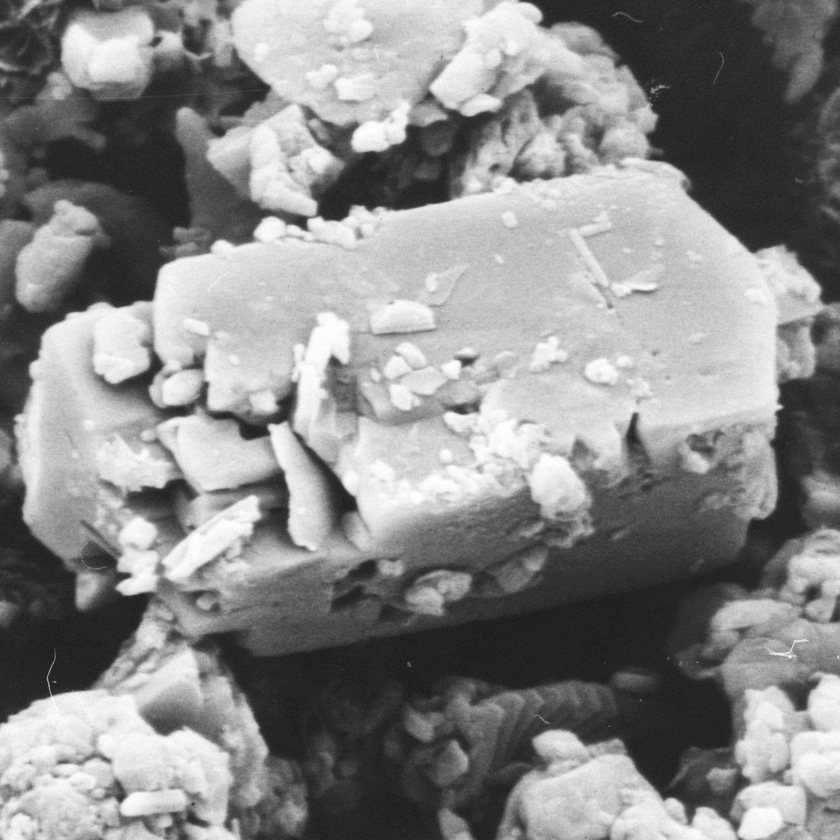
#> input picture traits/examples/introduction/images/sample_0001.png, 840 x 840 px, shrunk from 2048 x 2048 before the run, found by its file name
$ python 0_introduction.py
#> lines starting #> are read from the running program, lines starting #| are printed output that depends on the picture; after the words box and inside, x2 and y2 are one past the last pixel; in counts of white or black regions, pixels touching at a corner belong together
# (C) Copyright 2005-2026 Enthought, Inc., Austin, TX
# All rights reserved.
#
# This software is provided without warranty under the terms of the BSD
# license included in LICENSE.txt and may be redistributed only under
# the conditions described in the aforementioned license. The license
# is also available online at http://www.enthought.com/licenses/BSD.txt
#
# Thanks for using Enthought open source!

"""
Introduction to Traits
======================

To make the tutorial more practical, let's imagine that you are
writing some tools to organize and process image data, perhaps
to help you develop a machine learning algorithm, or to document
your research.  This image data might come from a camera, a scanning
electron microscope, or from some more exotic source.  No matter the
source, the image will have data associated with it, such as who
produced the image, the equipment that was used, the date and time
that the image was taken, and so forth.

In this tutorial, we'll consider an example where we have a collection
of greyscale SEM images, each of them stored in a file, along with other
information, such as the sample that was imaged, the size of the scanned
region, and the operator who took the image.

We would like to read in the image and provide a number of standard
analysis steps to the user, as well as making the raw image data
available as a NumPy array.

The sample code here shows how you might create a class in standard
object-oriented Python with NumPy for analysis and Pillow for image
loading.  Experiment with the code in the example to see how you can use it.

In the subsequent steps of the tutorial, we'll look at how we can use Traits
to simplify and improve the code here.
"""

import datetime
from pathlib import Path

import numpy as np
from PIL import Image as PILImage


class Image:
    """ An SEM image stored in a file. """

    def __init__(self, filename, sample_id, date_acquired, operator,
                 scan_size=(1e-5, 1e-5)):
        # initialize the primary attributes
        self.filename = filename
        self.sample_id = sample_id
        self.operator = operator
        self.date_acquired = operator
        self.scan_size = scan_size

        # useful secondary attributes
        self.scan_width, self.scan_height = self.scan_size

    def read_image(self):
        """ Read the image from disk. """
        pil_image = PILImage.open(self.filename).convert("L")
#> pil_image is the input picture: PIL image 840x840 L; min 22, max 255, mean 137.3
        self.image = np.array(pil_image)

        # compute some extra secondary attributes from the image
        if self.image.size > 0:
            self.pixel_area = (
                self.scan_height * self.scan_width / self.image.size
            )
#> self.pixel_area = 1.42e-16
        else:
            self.pixel_area = 0

    def histogram(self):
        """ Compute the normalized histogram of the image. """
        hist, bins = np.histogram(
            self.image,
            bins=256,
            range=(0, 256),
            density=True,
        )
#> hist = 256 values, max 0.014 at index 39, min 0 at index 0, mean 0.00391; bins = 257 values from 0 to 256
        return hist

    def threshold(self, low=0, high=255):
        """ Compute a threshold mask for the array. """
#> called with low = 200, high = 255
        return (self.image >= low) & (self.image <= high)
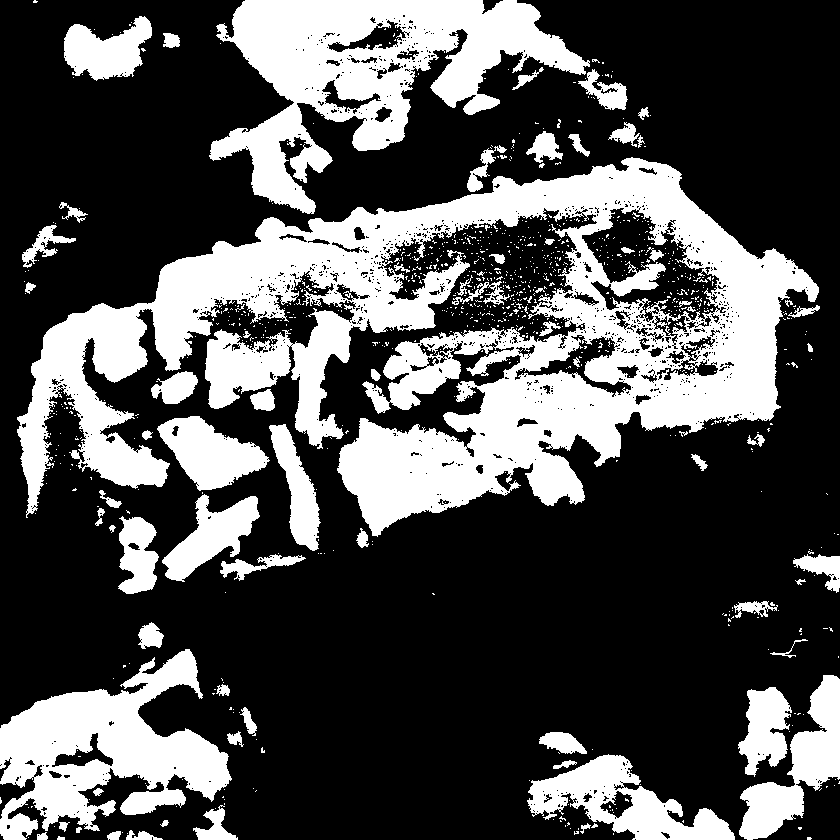
#> returned value: shape (840, 840) bool; 31.4% white; 947 white regions (873 under 20 px), largest, box (x1, y1, x2, y2) and area: (17, 157, 819, 537) 116615, (209, 0, 590, 214) 33610, (0, 649, 232, 840) 21496


# ---------------------------------------------------------------------------
# Demo code
# ---------------------------------------------------------------------------

filename = Path(__file__).parent / "/images/sample_0001.png"

# load the image
image = Image(
    filename=filename,
    operator="Hannes",
    sample_id="0001",
    date_acquired=datetime.datetime.today(),
    scan_size=(1e-5, 1e-5),
)

# read the image from disk
image.read_image()

# perform some sample computations
print(
    f"The maximum intensity of {image.sample_id} is "
    f"{image.histogram().argmax()}"
)

pixel_count = image.threshold(low=200).sum()
#> pixel_count = 221210
area = pixel_count * image.pixel_area * 1e12
#> area = 31.35
print(f"The area with intensity greater than 200 is {area:0.3f} µm²")
#| The area with intensity greater than 200 is 31.351 µm²

$ run again, with traits/examples/introduction/images/sample_0002.png copied over traits/examples/introduction/images/sample_0001.png
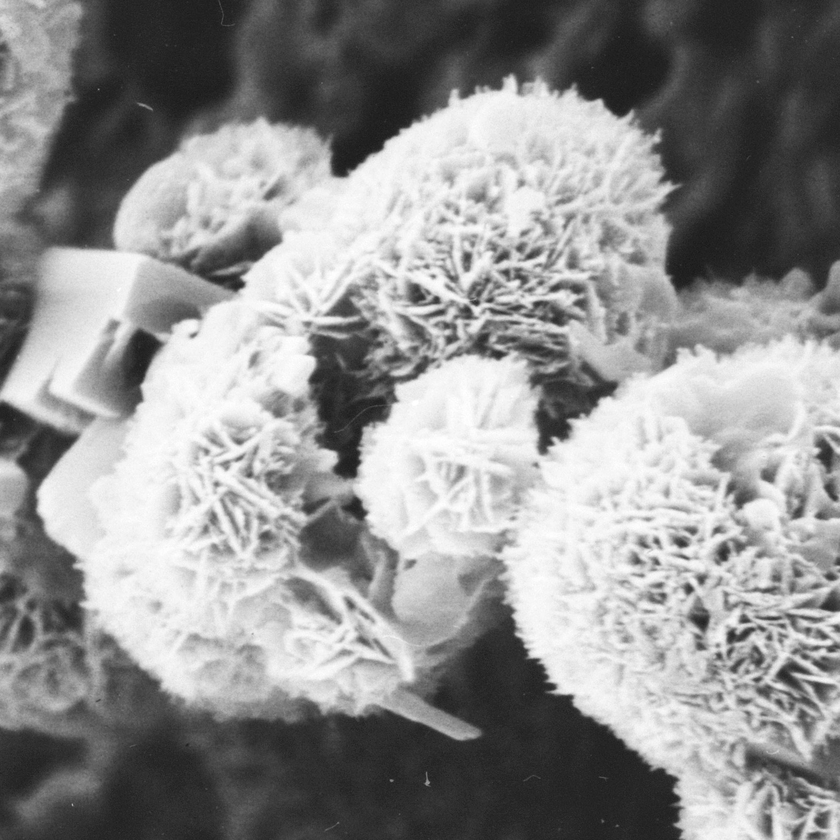
#> input picture traits/examples/introduction/images/sample_0002.png, 840 x 840 px, shrunk from 2048 x 2048 before the run, found by its file name
#> in read_image, pil_image is the input picture: PIL image 840x840 L; min 22, max 255, mean 145.3
#> hist = 256 values, max 0.0133 at index 243, min 0 at index 0, mean 0.00391; bins = 257 values from 0 to 256
#> in threshold, `return (self.image >= low) & (self.image <= high)`:
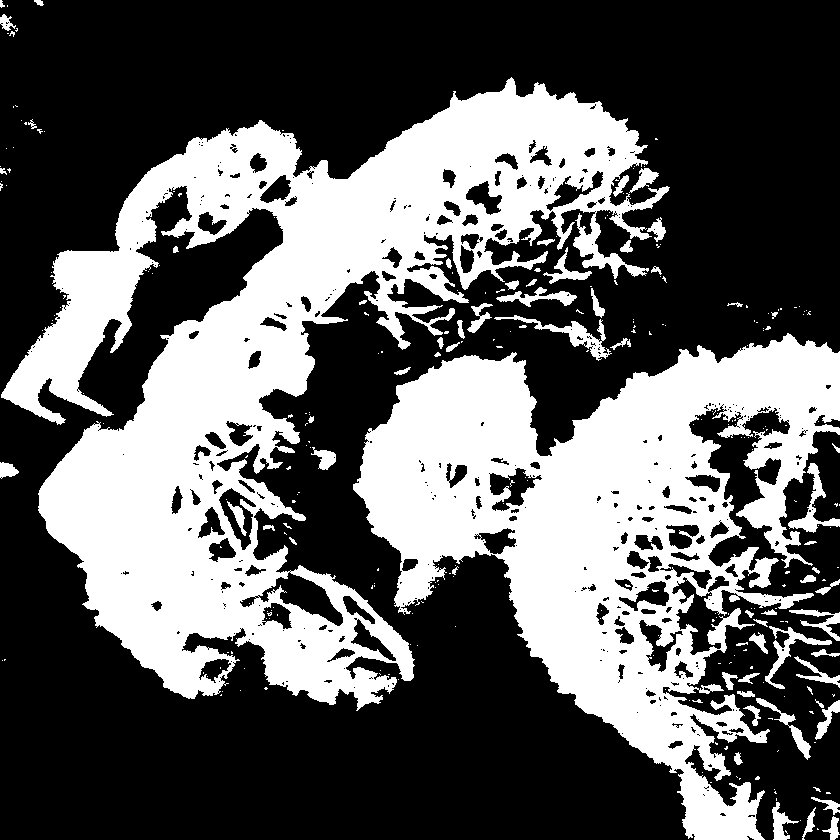
#> returned value: shape (840, 840) bool; 37% white; 292 white regions (224 under 20 px), largest, box (x1, y1, x2, y2) and area: (1, 77, 670, 711) 143219, (353, 333, 840, 840) 106026, (494, 315, 612, 361) 1043
#> pixel_count = 260817
#> area = 36.96
#| The area with intensity greater than 200 is 36.964 µm²
